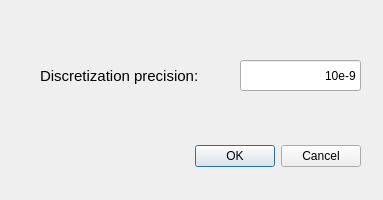
<?xml version="1.0" encoding="UTF-8"?>
<ui version="4.0">
 <class>discretizationPrecisionSelectionDialog</class>
 <widget class="QDialog" name="discretizationPrecisionSelectionDialog">
  <property name="geometry">
   <rect>
    <x>0</x>
    <y>0</y>
    <width>383</width>
    <height>200</height>
   </rect>
  </property>
  <property name="windowTitle">
   <string>Calculation precision</string>
  </property>
  <widget class="QDialogButtonBox" name="bb_precisitionSelection">
   <property name="geometry">
    <rect>
     <x>20</x>
     <y>140</y>
     <width>341</width>
     <height>32</height>
    </rect>
   </property>
   <property name="orientation">
    <enum>Qt::Horizontal</enum>
   </property>
   <property name="standardButtons">
    <set>QDialogButtonBox::Cancel|QDialogButtonBox::Ok</set>
   </property>
  </widget>
  <widget class="QLabel" name="la_discretization_precision">
   <property name="geometry">
    <rect>
     <x>40</x>
     <y>40</y>
     <width>191</width>
     <height>71</height>
    </rect>
   </property>
   <property name="font">
    <font>
     <pointsize>11</pointsize>
    </font>
   </property>
   <property name="text">
    <string>Discretization precision:</string>
   </property>
  </widget>
  <widget class="QLineEdit" name="le_discretizationPrecision">
   <property name="geometry">
    <rect>
     <x>240</x>
     <y>60</y>
     <width>121</width>
     <height>31</height>
    </rect>
   </property>
   <property name="font">
    <font>
     <pointsize>9</pointsize>
    </font>
   </property>
   <property name="layoutDirection">
    <enum>Qt::RightToLeft</enum>
   </property>
   <property name="text">
    <string>10e-9</string>
   </property>
   <property name="alignment">
    <set>Qt::AlignRight|Qt::AlignTrailing|Qt::AlignVCenter</set>
   </property>
  </widget>
 </widget>
 <resources/>
 <connections>
  <connection>
   <sender>bb_precisitionSelection</sender>
   <signal>accepted()</signal>
   <receiver>discretizationPrecisionSelectionDialog</receiver>
   <slot>accept()</slot>
   <hints>
    <hint type="sourcelabel">
     <x>248</x>
     <y>254</y>
    </hint>
    <hint type="destinationlabel">
     <x>157</x>
     <y>274</y>
    </hint>
   </hints>
  </connection>
  <connection>
   <sender>bb_precisitionSelection</sender>
   <signal>rejected()</signal>
   <receiver>discretizationPrecisionSelectionDialog</receiver>
   <slot>reject()</slot>
   <hints>
    <hint type="sourcelabel">
     <x>316</x>
     <y>260</y>
    </hint>
    <hint type="destinationlabel">
     <x>286</x>
     <y>274</y>
    </hint>
   </hints>
  </connection>
 </connections>
</ui>
